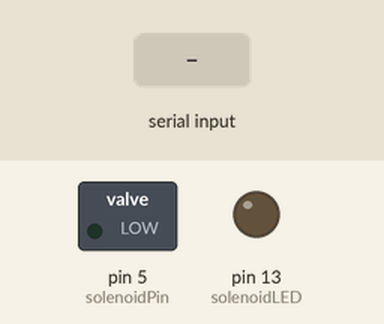
The sketch below on a simulated Arduino Uno, built with avr-gcc and run on an emulated ATmega328P. Shown: switched loads named in the sketch (green lamp = pin HIGH), output pins drawn as LEDs (lit = HIGH). Dashed ring = blinking. The test bench sets the inputs (shaded band).

Above: at 1.2 s.
1.3 s: "S" received over Serial
At 2.6 s:
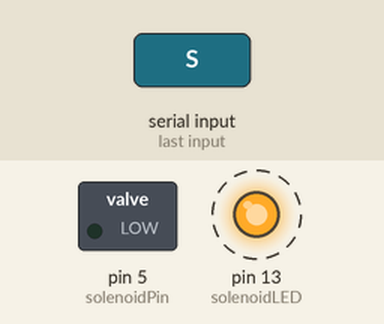
Timing chart, 0 to 10.3 s (numbered marks = the images above; inputs shaded):
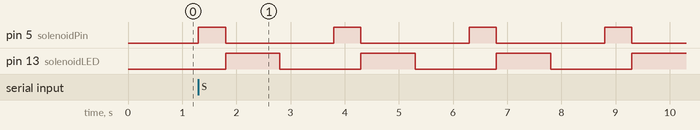

Measured:
- after the input at 1.3 s, pin 5 (solenoidPin): alternates HIGH for 0.50 s and LOW for 2.0 s, starting at once; pin 13 (solenoidLED): alternates HIGH for 1.0 s and LOW for 1.5 s, starting after 0.50 s

The sketch:

clean_tubing_just_open_solenoid.ino
```cpp
const long BAUD = 115200;
const int solenoidPin = 5; // Pin for solenoid
const int solenoidLED = 13; // Reporter LED for solenoid activation
const unsigned long duration = 60000; // Total duration of 60 seconds
const unsigned long valve_open = 500; //msec, time valve is open should be calibrated.
const unsigned long interval = 2500-valve_open; // Interval of 2.5 seconds

void setup()
{
  Serial.begin(BAUD);
  pinMode(solenoidPin, OUTPUT);
  pinMode(solenoidLED, OUTPUT);
  digitalWrite(solenoidPin, LOW);
  digitalWrite(solenoidLED, LOW);
}

void loop()
{
  if (Serial.available() > 0)
  {
    char command = Serial.read();
    if (command == 'S')
    {
      unsigned long startTime = millis();
      while (millis() - startTime < duration)
      {
        digitalWrite(solenoidPin, HIGH);
        delay(valve_open);
        digitalWrite(solenoidPin, LOW);
        digitalWrite(solenoidLED, HIGH);
        delay(interval / 2); // Activate for half of the interval (1.25 seconds)
        digitalWrite(solenoidLED, LOW);
        delay(interval / 2); // Deactivate for half of the interval (1.25 seconds)
      }
      Serial.println("Completed");
    }
  }
}
```
